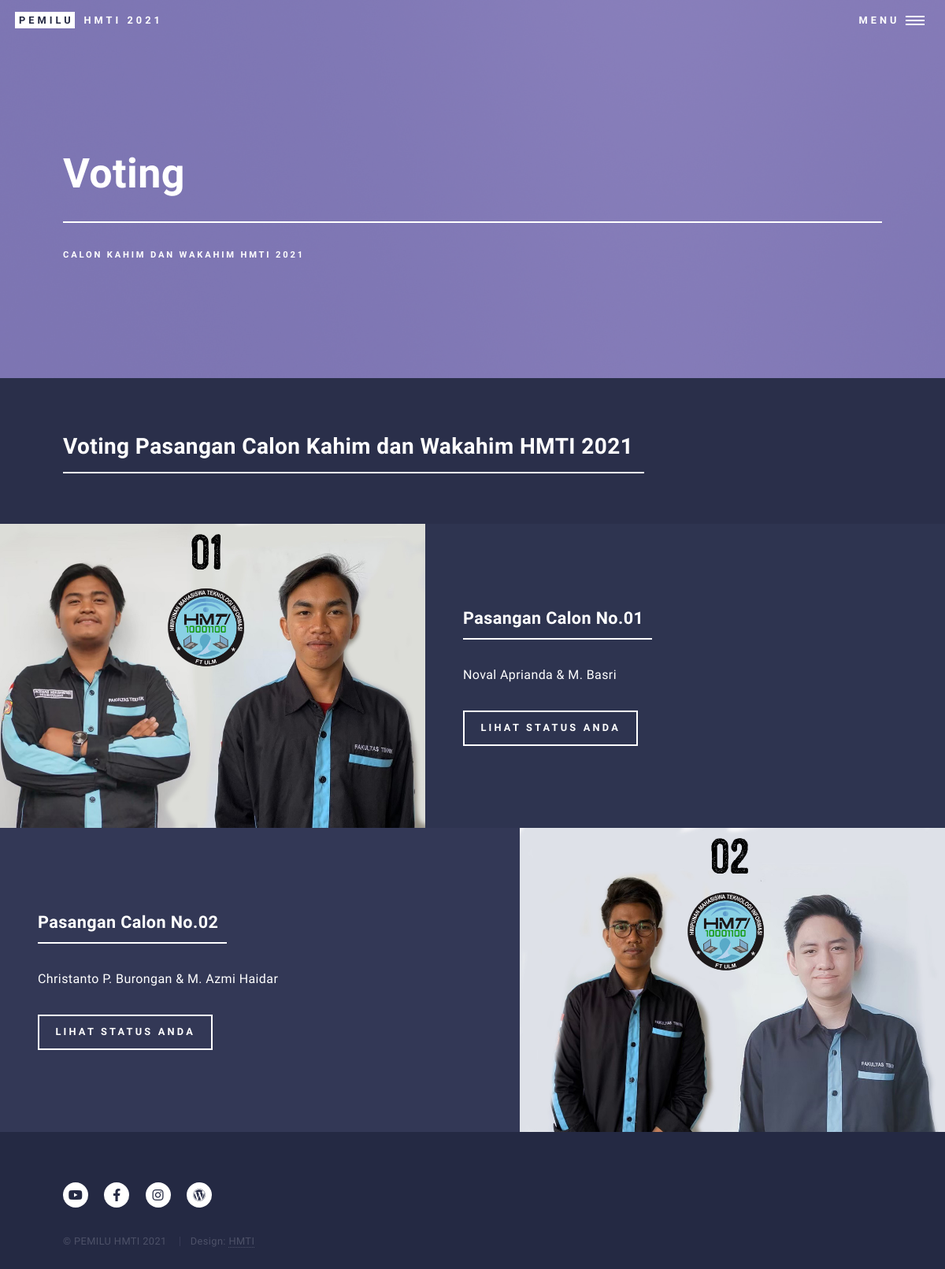
/voting.php (signed in), run on the app's committed database.
### tables this page shows
CREATE TABLE `calon` (
  `no_urut` int(11) NOT NULL,
  `nim_calon_ketua` varchar(15) NOT NULL,
  `nim_calon_wakil` varchar(15) NOT NULL,
  `foto_pasangan_calon` varchar(250) NOT NULL
);

CREATE TABLE `biodata_calon` (
  `nim_calon` varchar(15) NOT NULL,
  `nama_calon` varchar(50) NOT NULL,
  `angkatan` int(11) NOT NULL,
  `tempat_lahir` varchar(25) NOT NULL,
  `tanggal_lahir` date NOT NULL,
  `jenis_kelamin` varchar(15) NOT NULL,
  `foto` varchar(250) NOT NULL,
  `instagram` varchar(25) NOT NULL
);

### voting.php (the view, shortened to what this page needs)
<?php
require_once("koneksi.php");
$ambildata = $pdo_conn->prepare("SELECT * FROM calon, biodata_calon WHERE  calon.nim_calon_ketua=biodata_calon.nim_calon ORDER BY no_urut ASC");
$ambildata->execute();
$ketua = $ambildata->fetchAll();
$jumlah = count($ketua);
$ambildata2 = $pdo_conn->prepare("SELECT * FROM calon, biodata_calon WHERE  calon.nim_calon_wakil=biodata_calon.nim_calon ORDER BY no_urut ASC");
$ambildata2->execute();
$wakil = $ambildata2->fetchAll();
require_once("ceklogin.php");
$nim = @($_SESSION['login_user']);
$ambildata3=$pdo_conn->prepare("SELECT * from user WHERE nim_user=".$nim);
$ambildata3->execute();
$user = $ambildata3->fetchAll();
?>
<!DOCTYPE HTML>
<html>
<head>
	<link rel="stylesheet" href="assets/css/main.css" />
</head>
<body class="is-preload">
	<div id="wrapper">
		<header id="header" class="alt">
			<a href="beranda.html" class="logo"><strong>Pemilu</strong> <span>HMTI 2021</span></a>
			<nav>
				<a href="#menu">Menu</a>
			</nav>
		</header>
		<section id="banner" class="style2">
			<div class="inner">
				<header class="major">
					<h1>Voting</h1>
				</header>
				<div class="content">
					<p>Calon Kahim dan Wakahim HMTI 2021</p>
				</div>
			</div>
		</section>
		<div id="main">
			<section id="one">
				<div class="inner">
					<header class="major">
						<h2>Voting Pasangan Calon Kahim dan Wakahim HMTI 2021</h2>
					</header>
				</div>
			</section>
			<section id="two" class="spotlights">
				<?php
        		if(!empty($ketua) && !empty($wakil)) {
					for($i=0; $i<$jumlah; $i++) {
        		?>
				<section>
					<a href="images/<?php echo $ketua[$i]["foto_pasangan_calon"]; ?>" class="image">
						<img src="images/<?php echo $ketua[$i]["foto_pasangan_calon"]; ?>" alt="" data-position="center center" />
					</a>
					<div class="content">
						<div class="inner">
							<header class="major">
								<h3>Pasangan Calon No.0<?php echo $ketua[$i]["no_urut"]; ?></h3>
							</header>
							<p><?php echo $ketua[$i]["nama_calon"]." & ".$wakil[$i]["nama_calon"]; ?></p>
							<ul class="actions">
								<?php
								if(!empty($user)){
									if($user[0]["status_registrasi"]=="Verifikasi Berhasil"){ ?>
										<?php
										if($user[0]["status_vote"]=="Belum Memilih"){ ?>
											<li><a href='prosesvoting.php?no_urut=<?php echo $ketua[$i]['no_urut']; ?>?&nim=<?php echo $user[0]['nim_user']; ?>' class='button' onclick="return confirm('Anda Yakin Ingin Memilih Pasangan Ini?')">Vote</a></li>
										<?php
										}
										else{ ?>
											<li><a href="status_voting.php" class="button fit">Lihat Hasil Voting</a></li>
										<?Php
										}
									}
									else{ ?>
										<li><a href="detail_user.php" class="button fit">Lihat Status Anda</a></li>
									<?php
									}
								}
								else{ ?>
									<li><a href="login.html" class="button fit">Masuk Untuk Vote</a></li>
								<?php
								}?>
							</ul>
						</div>
					</div>
				</section>
				<?php
					}
				}
				?>
			</section>
		</div>
		<footer id="footer">
			<div class="inner">
				<ul class="icons">
					<li><a href="https://www.youtube.com/channel/UCBWvors8mO16aa-GCyscrKw"
							class="icon brands alt fa-youtube"><span class="label">Twitter</span></a></li>
					<li><a href="https://www.facebook.com/HMTIFTunlam/" class="icon brands alt fa-facebook-f"></a></li>
					<li><a href="https://www.instagram.com/hmti_ftulm/" class="icon brands alt fa-instagram"></a></li>
					<li><a href="https://www.hmti.ft.ulm.ac.id/" class="icon brands alt fa-wordpress"></a></li>
				</ul>
				<ul class="copyright">
					<li>&copy; PEMILU HMTI 2021</li>
					<li>Design: <a href="https://www.hmti.ft.ulm.ac.id/">HMTI</a></li>
				</ul>
			</div>
		</footer>
	</div>
</body>
</html>

### data on the page
calon: foto_pasangan_calon (picture), no_urut "1", nim_calon_ketua.nama_calon "Noval Aprianda", nim_calon_wakil.nama_calon "M. Basri"
calon: foto_pasangan_calon (picture), no_urut "2", nim_calon_ketua.nama_calon "Christanto P. Burongan", nim_calon_wakil.nama_calon "M. Azmi Haidar"
